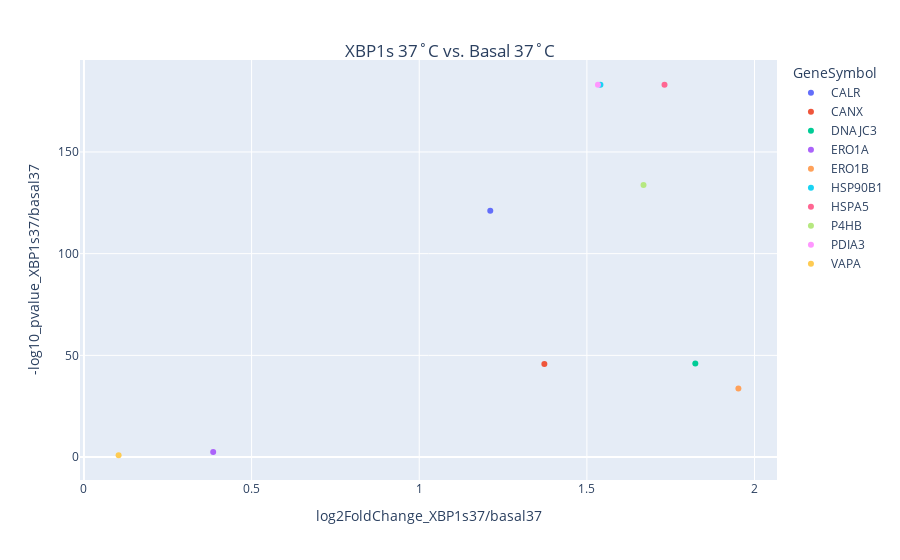
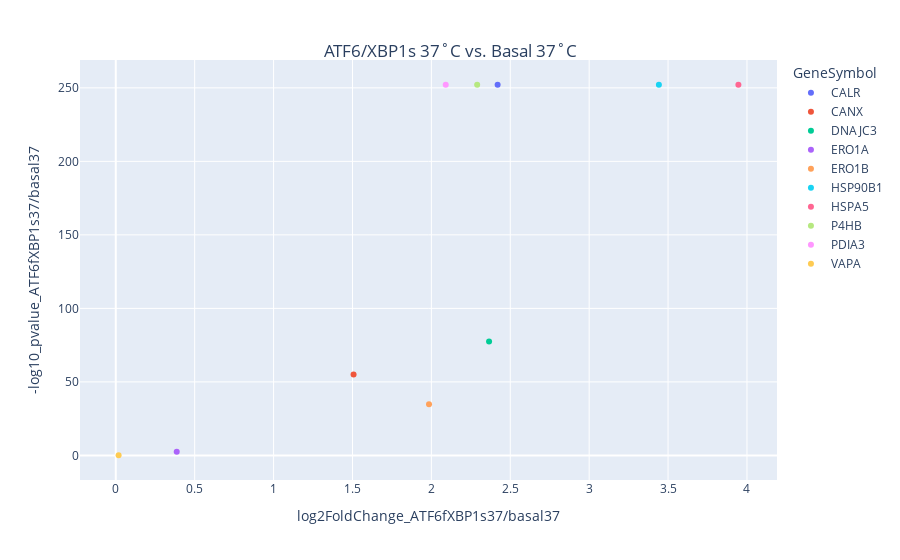

Notebook code cell kept with these figures, in order:
### Code cell
# Create the interactive plot with Plotly
fig = px.scatter(filtered_elife_data, 
                 x='log2FoldChange_XBP1s37/basal37', 
                 y='-log10_pvalue_XBP1s37/basal37', 
                 color='GeneSymbol',
                 hover_data=['GeneSymbol'])

# Add and center the title for the first plot
fig.update_layout(title={'text': 'XBP1s 37˚C vs. Basal 37˚C', 'x':0.5, 'y':0.92, 'xanchor': 'center'})

# Show the plot
fig.show()

# Create the interactive plot with Plotly
fig = px.scatter(filtered_elife_data, 
                 x='log2FoldChange_ATF6fXBP1s37/basal37', 
                 y='-log10_pvalue_ATF6fXBP1s37/basal37', 
                 color='GeneSymbol',
                 hover_data=['GeneSymbol'])

# Add and center the title for the first plot
fig.update_layout(title={'text': 'ATF6/XBP1s 37˚C vs. Basal 37˚C', 'x':0.5, 'y':0.92, 'xanchor': 'center'})

# Show the plot
fig.show()

### Figure 1 — Plotly figure (JSON) as saved in the notebook; plotly's stock layout.template omitted (floating-point values rounded to 4 significant figures)
{"data": [{"customdata": [["CALR"]], "hovertemplate": "GeneSymbol=%{customdata[0]}<br>log2FoldChange_XBP1s37/basal37=%{x}<br>-log10_pvalue_XBP1s37/basal37=%{y}<extra></extra>", "legendgroup": "CALR", "marker": {"color": "#636efa", "symbol": "circle"}, "mode": "markers", "name": "CALR", "orientation": "v", "showlegend": true, "type": "scatter", "x": [1.212], "xaxis": "x", "y": [121.0], "yaxis": "y"}, {"customdata": [["CANX"]], "hovertemplate": "GeneSymbol=%{customdata[0]}<br>log2FoldChange_XBP1s37/basal37=%{x}<br>-log10_pvalue_XBP1s37/basal37=%{y}<extra></extra>", "legendgroup": "CANX", "marker": {"color": "#EF553B", "symbol": "circle"}, "mode": "markers", "name": "CANX", "orientation": "v", "showlegend": true, "type": "scatter", "x": [1.373], "xaxis": "x", "y": [45.77], "yaxis": "y"}, {"customdata": [["DNAJC3"]], "hovertemplate": "GeneSymbol=%{customdata[0]}<br>log2FoldChange_XBP1s37/basal37=%{x}<br>-log10_pvalue_XBP1s37/basal37=%{y}<extra></extra>", "legendgroup": "DNAJC3", "marker": {"color": "#00cc96", "symbol": "circle"}, "mode": "markers", "name": "DNAJC3", "orientation": "v", "showlegend": true, "type": "scatter", "x": [1.823], "xaxis": "x", "y": [46.04], "yaxis": "y"}, {"customdata": [["ERO1A"]], "hovertemplate": "GeneSymbol=%{customdata[0]}<br>log2FoldChange_XBP1s37/basal37=%{x}<br>-log10_pvalue_XBP1s37/basal37=%{y}<extra></extra>", "legendgroup": "ERO1A", "marker": {"color": "#ab63fa", "symbol": "circle"}, "mode": "markers", "name": "ERO1A", "orientation": "v", "showlegend": true, "type": "scatter", "x": [0.3854], "xaxis": "x", "y": [2.547], "yaxis": "y"}, {"customdata": [["ERO1B"]], "hovertemplate": "GeneSymbol=%{customdata[0]}<br>log2FoldChange_XBP1s37/basal37=%{x}<br>-log10_pvalue_XBP1s37/basal37=%{y}<extra></extra>", "legendgroup": "ERO1B", "marker": {"color": "#FFA15A", "symbol": "circle"}, "mode": "markers", "name": "ERO1B", "orientation": "v", "showlegend": true, "type": "scatter", "x": [1.952], "xaxis": "x", "y": [33.67], "yaxis": "y"}, {"customdata": [["HSP90B1"]], "hovertemplate": "GeneSymbol=%{customdata[0]}<br>log2FoldChange_XBP1s37/basal37=%{x}<br>-log10_pvalue_XBP1s37/basal37=%{y}<extra></extra>", "legendgroup": "HSP90B1", "marker": {"color": "#19d3f3", "symbol": "circle"}, "mode": "markers", "name": "HSP90B1", "orientation": "v", "showlegend": true, "type": "scatter", "x": [1.54], "xaxis": "x", "y": [183.0], "yaxis": "y"}, {"customdata": [["HSPA5"]], "hovertemplate": "GeneSymbol=%{customdata[0]}<br>log2FoldChange_XBP1s37/basal37=%{x}<br>-log10_pvalue_XBP1s37/basal37=%{y}<extra></extra>", "legendgroup": "HSPA5", "marker": {"color": "#FF6692", "symbol": "circle"}, "mode": "markers", "name": "HSPA5", "orientation": "v", "showlegend": true, "type": "scatter", "x": [1.732], "xaxis": "x", "y": [183.0], "yaxis": "y"}, {"customdata": [["P4HB"]], "hovertemplate": "GeneSymbol=%{customdata[0]}<br>log2FoldChange_XBP1s37/basal37=%{x}<br>-log10_pvalue_XBP1s37/basal37=%{y}<extra></extra>", "legendgroup": "P4HB", "marker": {"color": "#B6E880", "symbol": "circle"}, "mode": "markers", "name": "P4HB", "orientation": "v", "showlegend": true, "type": "scatter", "x": [1.669], "xaxis": "x", "y": [133.8], "yaxis": "y"}, {"customdata": [["PDIA3"]], "hovertemplate": "GeneSymbol=%{customdata[0]}<br>log2FoldChange_XBP1s37/basal37=%{x}<br>-log10_pvalue_XBP1s37/basal37=%{y}<extra></extra>", "legendgroup": "PDIA3", "marker": {"color": "#FF97FF", "symbol": "circle"}, "mode": "markers", "name": "PDIA3", "orientation": "v", "showlegend": true, "type": "scatter", "x": [1.533], "xaxis": "x", "y": [183.0], "yaxis": "y"}, {"customdata": [["VAPA"]], "hovertemplate": "GeneSymbol=%{customdata[0]}<br>log2FoldChange_XBP1s37/basal37=%{x}<br>-log10_pvalue_XBP1s37/basal37=%{y}<extra></extra>", "legendgroup": "VAPA", "marker": {"color": "#FECB52", "symbol": "circle"}, "mode": "markers", "name": "VAPA", "orientation": "v", "showlegend": true, "type": "scatter", "x": [0.1033], "xaxis": "x", "y": [0.9005], "yaxis": "y"}], "layout": {"legend": {"title": {"text": "GeneSymbol"}, "tracegroupgap": 0}, "margin": {"t": 60}, "title": {"text": "XBP1s 37˚C vs. Basal 37˚C", "x": 0.5, "xanchor": "center", "y": 0.92}, "xaxis": {"anchor": "y", "domain": [0, 1], "title": {"text": "log2FoldChange_XBP1s37/basal37"}}, "yaxis": {"anchor": "x", "domain": [0, 1], "title": {"text": "-log10_pvalue_XBP1s37/basal37"}}}}

### Figure 2 — Plotly figure (JSON) as saved in the notebook; plotly's stock layout.template omitted (floating-point values rounded to 4 significant figures)
{"data": [{"customdata": [["CALR"]], "hovertemplate": "GeneSymbol=%{customdata[0]}<br>log2FoldChange_ATF6fXBP1s37/basal37=%{x}<br>-log10_pvalue_ATF6fXBP1s37/basal37=%{y}<extra></extra>", "legendgroup": "CALR", "marker": {"color": "#636efa", "symbol": "circle"}, "mode": "markers", "name": "CALR", "orientation": "v", "showlegend": true, "type": "scatter", "x": [2.42], "xaxis": "x", "y": [252.1], "yaxis": "y"}, {"customdata": [["CANX"]], "hovertemplate": "GeneSymbol=%{customdata[0]}<br>log2FoldChange_ATF6fXBP1s37/basal37=%{x}<br>-log10_pvalue_ATF6fXBP1s37/basal37=%{y}<extra></extra>", "legendgroup": "CANX", "marker": {"color": "#EF553B", "symbol": "circle"}, "mode": "markers", "name": "CANX", "orientation": "v", "showlegend": true, "type": "scatter", "x": [1.507], "xaxis": "x", "y": [54.94], "yaxis": "y"}, {"customdata": [["DNAJC3"]], "hovertemplate": "GeneSymbol=%{customdata[0]}<br>log2FoldChange_ATF6fXBP1s37/basal37=%{x}<br>-log10_pvalue_ATF6fXBP1s37/basal37=%{y}<extra></extra>", "legendgroup": "DNAJC3", "marker": {"color": "#00cc96", "symbol": "circle"}, "mode": "markers", "name": "DNAJC3", "orientation": "v", "showlegend": true, "type": "scatter", "x": [2.366], "xaxis": "x", "y": [77.48], "yaxis": "y"}, {"customdata": [["ERO1A"]], "hovertemplate": "GeneSymbol=%{customdata[0]}<br>log2FoldChange_ATF6fXBP1s37/basal37=%{x}<br>-log10_pvalue_ATF6fXBP1s37/basal37=%{y}<extra></extra>", "legendgroup": "ERO1A", "marker": {"color": "#ab63fa", "symbol": "circle"}, "mode": "markers", "name": "ERO1A", "orientation": "v", "showlegend": true, "type": "scatter", "x": [0.3862], "xaxis": "x", "y": [2.56], "yaxis": "y"}, {"customdata": [["ERO1B"]], "hovertemplate": "GeneSymbol=%{customdata[0]}<br>log2FoldChange_ATF6fXBP1s37/basal37=%{x}<br>-log10_pvalue_ATF6fXBP1s37/basal37=%{y}<extra></extra>", "legendgroup": "ERO1B", "marker": {"color": "#FFA15A", "symbol": "circle"}, "mode": "markers", "name": "ERO1B", "orientation": "v", "showlegend": true, "type": "scatter", "x": [1.985], "xaxis": "x", "y": [34.85], "yaxis": "y"}, {"customdata": [["HSP90B1"]], "hovertemplate": "GeneSymbol=%{customdata[0]}<br>log2FoldChange_ATF6fXBP1s37/basal37=%{x}<br>-log10_pvalue_ATF6fXBP1s37/basal37=%{y}<extra></extra>", "legendgroup": "HSP90B1", "marker": {"color": "#19d3f3", "symbol": "circle"}, "mode": "markers", "name": "HSP90B1", "orientation": "v", "showlegend": true, "type": "scatter", "x": [3.442], "xaxis": "x", "y": [252.1], "yaxis": "y"}, {"customdata": [["HSPA5"]], "hovertemplate": "GeneSymbol=%{customdata[0]}<br>log2FoldChange_ATF6fXBP1s37/basal37=%{x}<br>-log10_pvalue_ATF6fXBP1s37/basal37=%{y}<extra></extra>", "legendgroup": "HSPA5", "marker": {"color": "#FF6692", "symbol": "circle"}, "mode": "markers", "name": "HSPA5", "orientation": "v", "showlegend": true, "type": "scatter", "x": [3.946], "xaxis": "x", "y": [252.1], "yaxis": "y"}, {"customdata": [["P4HB"]], "hovertemplate": "GeneSymbol=%{customdata[0]}<br>log2FoldChange_ATF6fXBP1s37/basal37=%{x}<br>-log10_pvalue_ATF6fXBP1s37/basal37=%{y}<extra></extra>", "legendgroup": "P4HB", "marker": {"color": "#B6E880", "symbol": "circle"}, "mode": "markers", "name": "P4HB", "orientation": "v", "showlegend": true, "type": "scatter", "x": [2.29], "xaxis": "x", "y": [252.1], "yaxis": "y"}, {"customdata": [["PDIA3"]], "hovertemplate": "GeneSymbol=%{customdata[0]}<br>log2FoldChange_ATF6fXBP1s37/basal37=%{x}<br>-log10_pvalue_ATF6fXBP1s37/basal37=%{y}<extra></extra>", "legendgroup": "PDIA3", "marker": {"color": "#FF97FF", "symbol": "circle"}, "mode": "markers", "name": "PDIA3", "orientation": "v", "showlegend": true, "type": "scatter", "x": [2.091], "xaxis": "x", "y": [252.1], "yaxis": "y"}, {"customdata": [["VAPA"]], "hovertemplate": "GeneSymbol=%{customdata[0]}<br>log2FoldChange_ATF6fXBP1s37/basal37=%{x}<br>-log10_pvalue_ATF6fXBP1s37/basal37=%{y}<extra></extra>", "legendgroup": "VAPA", "marker": {"color": "#FECB52", "symbol": "circle"}, "mode": "markers", "name": "VAPA", "orientation": "v", "showlegend": true, "type": "scatter", "x": [0.01785], "xaxis": "x", "y": [0.1018], "yaxis": "y"}], "layout": {"legend": {"title": {"text": "GeneSymbol"}, "tracegroupgap": 0}, "margin": {"t": 60}, "title": {"text": "ATF6/XBP1s 37˚C vs. Basal 37˚C", "x": 0.5, "xanchor": "center", "y": 0.92}, "xaxis": {"anchor": "y", "domain": [0, 1], "title": {"text": "log2FoldChange_ATF6fXBP1s37/basal37"}}, "yaxis": {"anchor": "x", "domain": [0, 1], "title": {"text": "-log10_pvalue_ATF6fXBP1s37/basal37"}}}}
